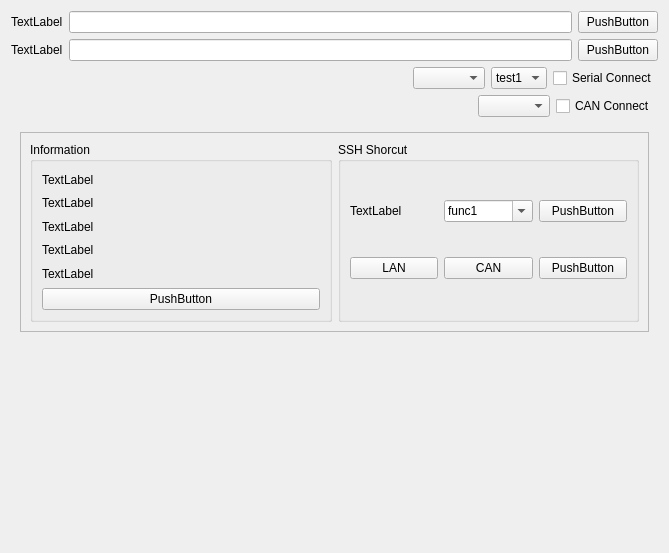
<?xml version="1.0" encoding="UTF-8"?>
<ui version="4.0">
 <class>Form</class>
 <widget class="QWidget" name="Form">
  <property name="geometry">
   <rect>
    <x>0</x>
    <y>0</y>
    <width>669</width>
    <height>553</height>
   </rect>
  </property>
  <property name="windowTitle">
   <string>Form</string>
  </property>
  <layout class="QVBoxLayout" name="verticalLayout_2">
   <item>
    <layout class="QVBoxLayout" name="verticalLayout">
     <item>
      <layout class="QHBoxLayout" name="horizontalLayout_2">
       <item>
        <widget class="QLabel" name="label_2">
         <property name="text">
          <string>TextLabel</string>
         </property>
        </widget>
       </item>
       <item>
        <widget class="QLineEdit" name="lineEdit_2"/>
       </item>
       <item>
        <widget class="QPushButton" name="pushButton_2">
         <property name="text">
          <string>PushButton</string>
         </property>
        </widget>
       </item>
      </layout>
     </item>
     <item>
      <layout class="QHBoxLayout" name="horizontalLayout">
       <item>
        <widget class="QLabel" name="label">
         <property name="text">
          <string>TextLabel</string>
         </property>
        </widget>
       </item>
       <item>
        <widget class="QLineEdit" name="lineEdit"/>
       </item>
       <item>
        <widget class="QPushButton" name="pushButton">
         <property name="text">
          <string>PushButton</string>
         </property>
        </widget>
       </item>
      </layout>
     </item>
     <item>
      <layout class="QHBoxLayout" name="horizontalLayout_4">
       <item>
        <spacer name="horizontalSpacer">
         <property name="orientation">
          <enum>Qt::Horizontal</enum>
         </property>
         <property name="sizeHint" stdset="0">
          <size>
           <width>40</width>
           <height>20</height>
          </size>
         </property>
        </spacer>
       </item>
       <item>
        <widget class="QComboBox" name="comboBox_2"/>
       </item>
       <item>
        <widget class="QComboBox" name="comboBox">
         <item>
          <property name="text">
           <string>test1</string>
          </property>
         </item>
         <item>
          <property name="text">
           <string>test2</string>
          </property>
         </item>
         <item>
          <property name="text">
           <string>test3</string>
          </property>
         </item>
        </widget>
       </item>
       <item>
        <widget class="QCheckBox" name="checkBox">
         <property name="text">
          <string>Serial Connect</string>
         </property>
         <property name="tristate">
          <bool>false</bool>
         </property>
        </widget>
       </item>
      </layout>
     </item>
     <item>
      <layout class="QHBoxLayout" name="horizontalLayout_3">
       <item>
        <spacer name="horizontalSpacer_2">
         <property name="orientation">
          <enum>Qt::Horizontal</enum>
         </property>
         <property name="sizeHint" stdset="0">
          <size>
           <width>40</width>
           <height>20</height>
          </size>
         </property>
        </spacer>
       </item>
       <item>
        <widget class="QComboBox" name="comboBox_4"/>
       </item>
       <item>
        <widget class="QCheckBox" name="checkBox_2">
         <property name="text">
          <string>CAN Connect </string>
         </property>
        </widget>
       </item>
      </layout>
     </item>
     <item>
      <layout class="QHBoxLayout" name="horizontalLayout_6"/>
     </item>
     <item>
      <widget class="QFrame" name="frame">
       <layout class="QVBoxLayout" name="verticalLayout_3">
        <item>
         <widget class="QFrame" name="frame">
          <property name="minimumSize">
           <size>
            <width>0</width>
            <height>200</height>
           </size>
          </property>
          <property name="frameShape">
           <enum>QFrame::StyledPanel</enum>
          </property>
          <property name="frameShadow">
           <enum>QFrame::Raised</enum>
          </property>
          <layout class="QHBoxLayout" name="horizontalLayout_5">
           <item>
            <widget class="QGroupBox" name="groupBox_2">
             <property name="title">
              <string>Information</string>
             </property>
             <layout class="QVBoxLayout" name="verticalLayout_4">
              <item>
               <widget class="QLabel" name="label_3">
                <property name="text">
                 <string>TextLabel</string>
                </property>
               </widget>
              </item>
              <item>
               <widget class="QLabel" name="label_4">
                <property name="text">
                 <string>TextLabel</string>
                </property>
               </widget>
              </item>
              <item>
               <widget class="QLabel" name="label_5">
                <property name="text">
                 <string>TextLabel</string>
                </property>
               </widget>
              </item>
              <item>
               <widget class="QLabel" name="label_6">
                <property name="text">
                 <string>TextLabel</string>
                </property>
               </widget>
              </item>
              <item>
               <widget class="QLabel" name="label_7">
                <property name="text">
                 <string>TextLabel</string>
                </property>
               </widget>
              </item>
              <item>
               <widget class="QPushButton" name="pushButton_3">
                <property name="text">
                 <string>PushButton</string>
                </property>
               </widget>
              </item>
             </layout>
            </widget>
           </item>
           <item>
            <widget class="QGroupBox" name="groupBox">
             <property name="title">
              <string>SSH Shorcut</string>
             </property>
             <layout class="QGridLayout" name="gridLayout">
              <item row="1" column="0">
               <widget class="QPushButton" name="pushButton_9">
                <property name="text">
                 <string>LAN</string>
                </property>
               </widget>
              </item>
              <item row="1" column="1">
               <widget class="QPushButton" name="pushButton_13">
                <property name="text">
                 <string>CAN</string>
                </property>
               </widget>
              </item>
              <item row="1" column="2">
               <widget class="QPushButton" name="pushButton_16">
                <property name="text">
                 <string>PushButton</string>
                </property>
               </widget>
              </item>
              <item row="0" column="2">
               <widget class="QPushButton" name="pushButton_14">
                <property name="text">
                 <string>PushButton</string>
                </property>
               </widget>
              </item>
              <item row="0" column="0">
               <widget class="QLabel" name="label_23">
                <property name="text">
                 <string>TextLabel</string>
                </property>
               </widget>
              </item>
              <item row="0" column="1">
               <widget class="QComboBox" name="comboBox_3">
                <property name="editable">
                 <bool>true</bool>
                </property>
                <item>
                 <property name="text">
                  <string>func1</string>
                 </property>
                </item>
                <item>
                 <property name="text">
                  <string>func2</string>
                 </property>
                </item>
               </widget>
              </item>
             </layout>
            </widget>
           </item>
          </layout>
         </widget>
        </item>
        <item>
         <spacer name="verticalSpacer">
          <property name="orientation">
           <enum>Qt::Vertical</enum>
          </property>
          <property name="sizeHint" stdset="0">
           <size>
            <width>20</width>
            <height>40</height>
           </size>
          </property>
         </spacer>
        </item>
       </layout>
      </widget>
     </item>
    </layout>
   </item>
  </layout>
 </widget>
 <resources/>
 <connections>
  <connection>
   <sender>lineEdit_2</sender>
   <signal>returnPressed()</signal>
   <receiver>pushButton_2</receiver>
   <slot>click()</slot>
   <hints>
    <hint type="sourcelabel">
     <x>153</x>
     <y>23</y>
    </hint>
    <hint type="destinationlabel">
     <x>501</x>
     <y>28</y>
    </hint>
   </hints>
  </connection>
  <connection>
   <sender>lineEdit</sender>
   <signal>returnPressed()</signal>
   <receiver>pushButton</receiver>
   <slot>click()</slot>
   <hints>
    <hint type="sourcelabel">
     <x>241</x>
     <y>60</y>
    </hint>
    <hint type="destinationlabel">
     <x>493</x>
     <y>68</y>
    </hint>
   </hints>
  </connection>
 </connections>
</ui>
